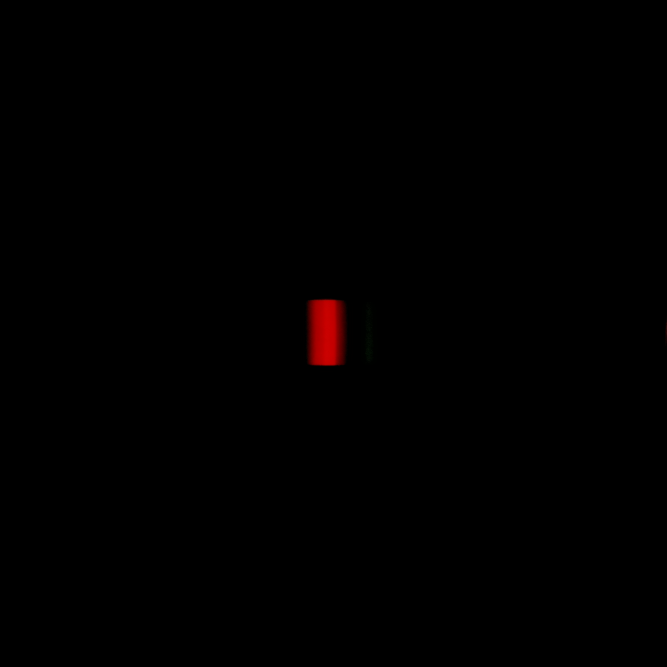
#> input picture Lab-3 Light/red_spec.jpg, 2000 x 2000 px (shown at 1/3 size)
$ python lightFunctions.py
#> lines starting #> are read from the running program, lines starting #| are printed output that depends on the picture
import numpy as np
import matplotlib.pyplot as plt
import imageio.v2 as imageio
from cycler import cycler

photoName = 'red_spec.jpg'
plotName = 'red.png'
surface = 'Красный лист'
def readIntensity(photoName, plotName, lamp, surface):
#> called with photoName = 'red_spec.jpg', plotName = 'red.png', lamp = 'Hg', surface = 'Красный лист'
    photo = imageio.imread(photoName)
#> photo is the input picture: shape (2000, 2000, 3); mean R, G, B 0.8, 0, 0
    background = photo[896:1111, 664:1093, 0:3]
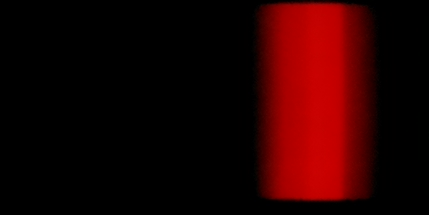
#> background: shape (215, 429, 3); mean R, G, B 35.5, 0.2, 0.1

    cut = photo[896:1111, 664:1093, 0:3]
    rgb = np.mean(cut, axis=(0))
#> rgb = 429 rows, first 8: [0, 0, 0], [0, 0, 0], [0, 0, 0], [0, 0, 0], [0, 0, 0], [0, 0, 0], [0, 0, 0], [0, 0, 0]
    luma = 0.2989 * rgb[:, 0] + 0.5866 * rgb[:, 1] + 0.1144 * rgb[:, 2]
#> luma = 429 values, max 55.8 at index 316, min 0 at index 0, mean 10.73

    plt.rc('axes', prop_cycle=(cycler('color', ['r', 'g', 'b'])))

    fig = plt.figure(figsize=(10, 5), dpi=200)

    plt.title('Интенсивность отражённого излучения\n' + '{} / {}'.format(lamp, surface))
    plt.xlabel('Относительный номер пикселя')
    plt.ylabel('Яркость')

    plt.plot(rgb, label=['r', 'g', 'b'])
    plt.plot(luma, 'w', label='I')
    plt.legend()

    plt.imshow(background, origin='lower')
    plt.savefig(plotName)
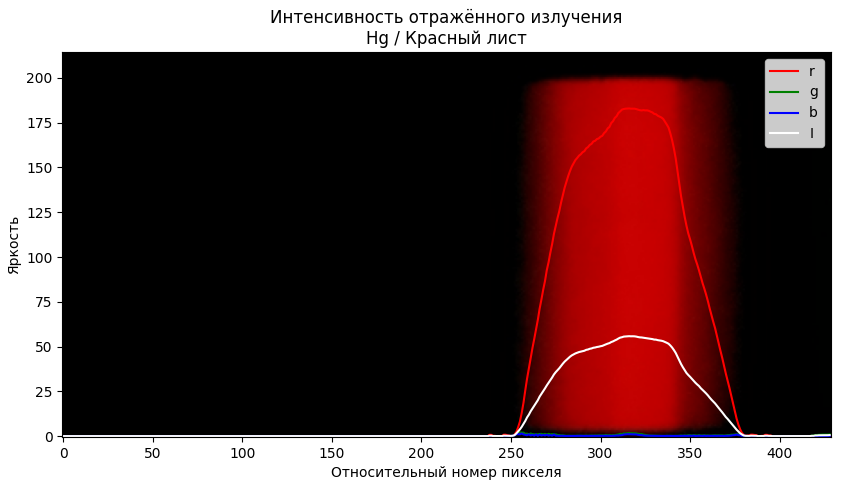
#> figure drawn by matplotlib, 1 panel
    plt.show()

    return luma

readIntensity(photoName, plotName, 'Hg', surface)
